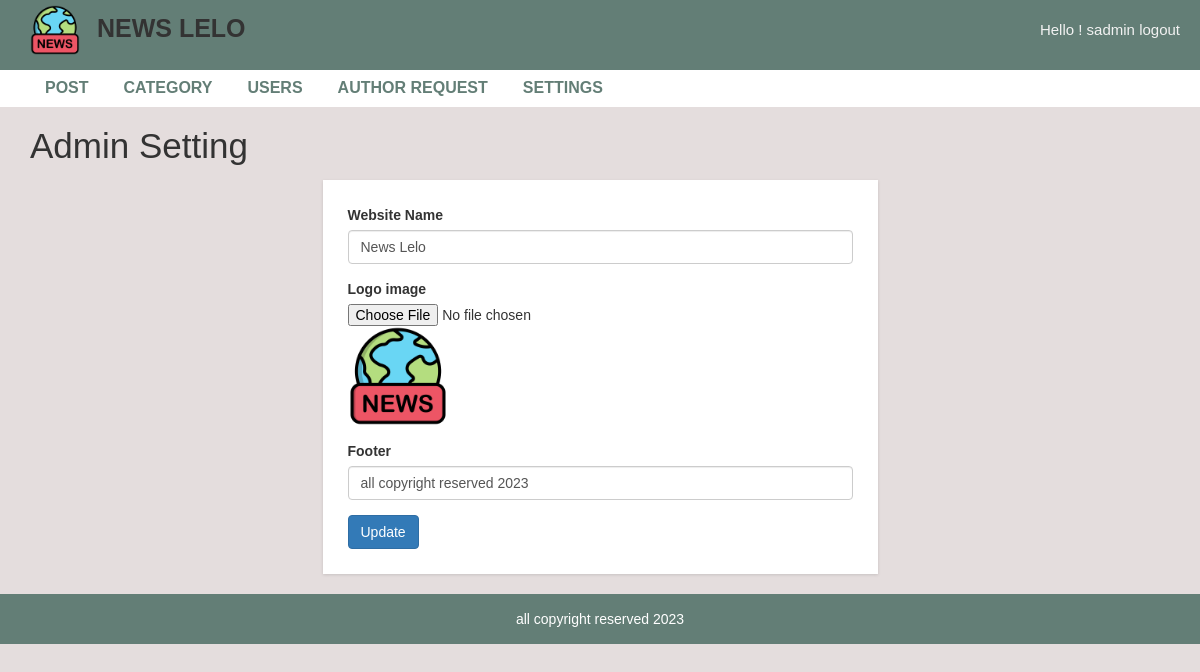
Screenshot of /admin/settings.php (signed in) with the database file from the repository.
### tables this page shows
CREATE TABLE `settings` (
  `id` int NOT NULL,
  `title` varchar(255) DEFAULT NULL,
  `footer` varchar(255) DEFAULT NULL,
  `logo` varchar(255) DEFAULT NULL
);

### admin/settings.php (the view)
<?php
include("header.php");
$sql="select * from settings";
$res=mysqli_query($conn,$sql);
$row=mysqli_fetch_assoc($res);
?>
<div id="admin-content">
  <div class="container">
  <div class="row">
    <div class="col-md-12">
        <h1 class="admin-heading">Admin Setting</h1>
    </div>
    <div class="col-md-offset-3 col-md-6">
        <form action="update-settings.php" method="POST" enctype="multipart/form-data" autocomplete="off">
            <div class="form-group">
                <label for="exampleInputTile">Website Name</label>
                <input type="text" name="web-title"  class="form-control" id="exampleInputUsername" value="<?php echo $row['title']?>">
            </div>
            <div class="form-group">
                <label for="">Logo image</label>
                <input type="file" name="web-img">
                <img  src="<?php echo $row['logo']?>" height="100px">
            </div>
            <div class="form-group">
                <label for="exampleInputPassword1"> Footer</label>
                <input type="text" name="web-footer"  class="form-control" id="exampleInputUsername" value="<?php echo $row['footer']?>">
            </div>
            <input type="submit" name="submit" class="btn btn-primary" value="Update" />
        </form>
      </div>
    </div>
  </div>
</div>
<?php include "footer.php"; ?>

### admin/header.php (shortened to what this page needs)
<?php
include("config.php");
$sqlsettings="select * from settings";
$ressettings=mysqli_query($conn,$sqlsettings) or die("did not get the settings value");
$rowsettings=mysqli_fetch_assoc($ressettings);
?>
<!DOCTYPE html>
<html lang="en">
    <head>
        <link rel="stylesheet" href="../css/bootstrap.min.css" />
        <link rel="stylesheet" href="../css/font-awesome.css">
        <link rel="stylesheet" href="../css/style.css">
    </head>
    <body>
    <header style="margin-bottom:90px;">
        <nav>
            <div class="brand-info">
                <a href="index.php" id="logo_head"><img  src="<?php echo $rowsettings['logo']?>"> NEWS LELO</a>
            </div>
            <div class="nav-info">
                 <a href="logout.php" class="admin-logout" >Hello ! <?php echo $_SESSION['username'];?> logout</a>
            </div>
        </nav>
    </header>
        <div id="admin-menubar" style="margin-top:70px;">
            <div class="container">
                <div class="row">
                    <div class="col-md-12">
                       <ul class="admin-menu">
                            <li>
                                <a href="post.php">Post</a>
                            </li>
                            <?php
                                if($_SESSION['role']=='1'){
                            ?>
                            <li>
                                <a href="category.php">Category</a>
                            </li>
                            <li>
                                <a href="users.php">Users</a>
                            </li>
                            <li>
                                <a href="authorrequest.php">Author Request</a>
                            </li>
                            <li>
                                <a href="settings.php">Settings</a>
                            </li>
                            <?php
                                }
                            ?>
                        </ul>
                    </div>
                </div>
            </div>
        </div>

### admin/footer.php
<?php
$sqlsettings="select * from settings";
$ressettings=mysqli_query($conn,$sqlsettings) or die("did not get the settings value");
$rowsettings=mysqli_fetch_assoc($ressettings);
?>
<div id ="footer">
    <div class="container">
        <div class="row">
            <div class="col-md-12">
                <span><?php echo $rowsettings['footer'];?></span>
            </div>
        </div>
    </div>
</div>
</body>
</html>

### css/style.css (style rules this page uses)
body { background: #e4dddd; font-family: sans-serif,arial,Helvetica; --primary-color:#637E76; }
header { background-color: var(--primary-color); position:fixed; top:0; left:0; right:0; z-index:3; height: 70px; }
nav { display: flex; justify-content: space-between; margin:0 2rem; align-items: center; padding:0.5rem 0; }
#logo_head { font-size: 2.5rem; font-weight: bolder; color:#333; margin-left:1rem; }
#logo_head>img { height: 50px; margin-right:1rem; }
.nav-info { font-size:1.5rem; display: flex; gap:1rem; }
.nav-info>a { color:#f2f2f2; }
#admin-menubar { background-color: #fff; }
#admin-menubar .admin-menu { font-size: 0; }
#admin-menubar .admin-menu li { display: inline-block; margin: 0 5px 0 0; }
#admin-menubar .admin-menu li a { color: var(--primary-color); font-size: 16px; font-weight: 600; text-transform: uppercase; padding: 7px 15px; display: block; transition: all 0.3s; }
#admin-content { padding: 20px 0; min-height: 400px; }
#admin-content .admin-heading { font-size: 35px; margin: 0 0 15px; }
form { background: #fff; padding: 25px; box-shadow:0 1px 3px rgba(0, 0, 0, 0.13); }
#footer { color: #fff; padding:15px 0; text-align:center; background-color:var(--primary-color); }
a, a:hover, a:focus { text-decoration: none; outline: none; }
ul { margin:0; padding:0; list-style:none; }

### rows the page displays
settings: logo (picture), web-title "News Lelo", web-footer "all copyright reserved 2023", footer "all copyright reserved 2023"

### other values shown
$_SESSION['username'] "sadmin"
